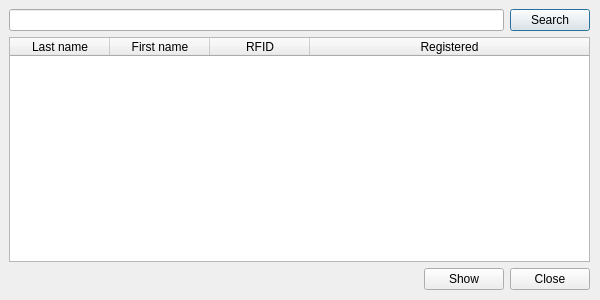
<?xml version="1.0" encoding="UTF-8"?>
<ui version="4.0">
 <class>Dialog</class>
 <widget class="QDialog" name="Dialog">
  <property name="geometry">
   <rect>
    <x>0</x>
    <y>0</y>
    <width>600</width>
    <height>300</height>
   </rect>
  </property>
  <property name="windowTitle">
   <string>Search Dialog</string>
  </property>
  <widget class="QWidget" name="verticalLayoutWidget">
   <property name="geometry">
    <rect>
     <x>9</x>
     <y>9</y>
     <width>581</width>
     <height>281</height>
    </rect>
   </property>
   <layout class="QVBoxLayout" name="mainLayout">
    <item>
     <layout class="QHBoxLayout" name="horizontalLayout_2">
      <item>
       <widget class="QLineEdit" name="editSearch"/>
      </item>
      <item>
       <widget class="QPushButton" name="buttonSearch">
        <property name="text">
         <string>Search</string>
        </property>
       </widget>
      </item>
     </layout>
    </item>
    <item>
     <widget class="QTableWidget" name="tableUsers">
      <property name="sizePolicy">
       <sizepolicy hsizetype="Expanding" vsizetype="Expanding">
        <horstretch>0</horstretch>
        <verstretch>0</verstretch>
       </sizepolicy>
      </property>
      <attribute name="horizontalHeaderMinimumSectionSize">
       <number>60</number>
      </attribute>
      <attribute name="horizontalHeaderStretchLastSection">
       <bool>true</bool>
      </attribute>
      <column>
       <property name="text">
        <string>Last name</string>
       </property>
      </column>
      <column>
       <property name="text">
        <string>First name</string>
       </property>
      </column>
      <column>
       <property name="text">
        <string>RFID</string>
       </property>
      </column>
      <column>
       <property name="text">
        <string>Registered</string>
       </property>
      </column>
     </widget>
    </item>
    <item>
     <layout class="QHBoxLayout" name="horizontalLayout">
      <item>
       <spacer name="horizontalSpacer">
        <property name="orientation">
         <enum>Qt::Horizontal</enum>
        </property>
        <property name="sizeHint" stdset="0">
         <size>
          <width>40</width>
          <height>20</height>
         </size>
        </property>
       </spacer>
      </item>
      <item>
       <widget class="QPushButton" name="buttonApply">
        <property name="text">
         <string>Show</string>
        </property>
       </widget>
      </item>
      <item>
       <widget class="QPushButton" name="buttonClose">
        <property name="text">
         <string>Close</string>
        </property>
       </widget>
      </item>
     </layout>
    </item>
   </layout>
  </widget>
 </widget>
 <resources/>
 <connections/>
</ui>
